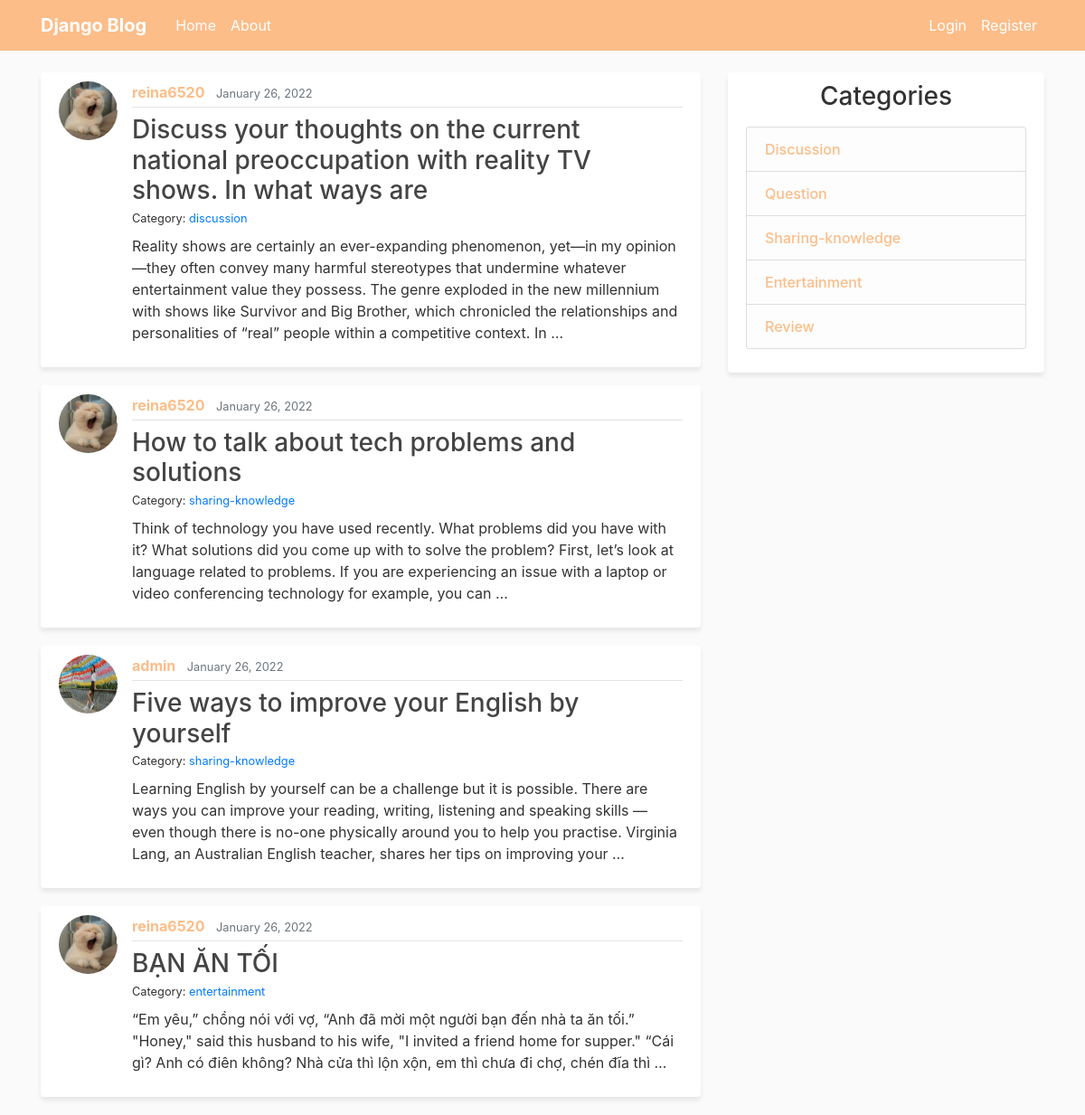
The page / on the database its author committed.
### blog/models.py (models this page shows, shortened)
class Post(models.Model):
    title = models.CharField(max_length=100)
    content = models.TextField()
    created_at = models.DateTimeField(default=timezone.now)
    author = models.ForeignKey(User, on_delete=models.CASCADE)
    category = models.ForeignKey(Category, on_delete=models.SET_NULL, null=True, blank=True)

class Category(models.Model):
    title = models.CharField(max_length=100)
    def __str__(self):
        return self.title

### users/models.py (models this page shows, shortened)
class Profile(models.Model):
    user = models.OneToOneField(User, on_delete=models.CASCADE, related_name='profile')
    image = models.ImageField(default = 'profile_pics/default.jpg', upload_to = 'profile_pics')

### blog/views.py (the view)
# urls.py: path('', HomeListView.as_view(), name='blog-home'),
class HomeListView(ListView):
    model = Post
    template_name = 'blog/home.html'
    context_object_name = 'posts'
    ordering = ['-created_at']
    paginate_by = 5
    def get_context_data(self, **kwargs):
        context = super().get_context_data(**kwargs)
        context['categories'] = Category.objects.all()
        return context

### blog/templates/blog/home.html (shortened to what this page needs)
{% extends 'blog/base.html' %}
{% block content %}
    {% for post in posts %}
    <article class="media content-section rounded">
        <img src="{{ post.author.profile.image.url }}" class="rounded-circle article-img">
    <div class="media-body">
        <div class="article-metadata pb-1">
        <a class="mr-2" href="{% url 'user-posts' post.author.username %}">{{ post.author }}</a>
        <small class="text-muted">{{ post.created_at|date:"F d, Y" }}</small>
        </div>
        <h3 class="mb-0 mt-2"><a class="article-title" href="{% url 'post-detail' post.id %}">{{ post.title }}</a></h3>
        <small>Category: <a href="">{{ post.category }}</a></small>
        <p class="article-content mt-2">{{ post.content|truncatewords:50 }}</p>
    </div>
    </article>
    {% endfor %}
{% endblock content %}

### blog/templates/blog/base.html (shortened to what this page needs)
{% load static %}
<!DOCTYPE html>
<html lang="en">
<head>
    <link rel="stylesheet" href="https://maxcdn.bootstrapcdn.com/bootstrap/4.0.0/css/bootstrap.min.css">
    <link rel="stylesheet" type="text/css" href="{% static 'blog/main.css' %}">
</head>
<body>
    <header class="site-header">
        <nav class="navbar navbar-expand-md navbar-dark bg-steel fixed-top">
          <div class="container">
            <a class="navbar-brand mr-4 font-weight-bold" href="{% url 'blog-home' %}">Django Blog</a>
            <div class="collapse navbar-collapse" id="navbarToggle">
              <div class="navbar-nav mr-auto">
                <a class="nav-item nav-link" href="{% url 'blog-home' %}">Home</a>
                <a class="nav-item nav-link" href="{% url 'blog-about' %}">About</a>
              </div>
              <div class="navbar-nav">
                {% if user.is_authenticated %}
                  <a href="{% url 'post-create' %}" class="nav-item nav-link">+ New Post</a>
                  <a href="{% url 'profile' %}" class="nav-item nav-link">Profile</a>
                  <a href="{% url 'logout' %}" class="nav-item nav-link">Log out</a>
                {% else %}
                  <a class="nav-item nav-link" href="{% url 'login' %}">Login</a>
                  <a class="nav-item nav-link" href="{% url 'register' %}">Register</a>
                {% endif %}
              </div>
            </div>
          </div>
        </nav>
      </header>
      <main role="main" class="container">
        <div class="row">
          <div class="col-md-8">
            {% block content %}
            {% endblock content %}
          </div>
          <div class="col-md-4">
            <div class="content-section rounded">
              <h3 class="mb-3 text-center">Categories</h3>
                <ul class="list-group">
                  {% for category in categories %}
                  <li class="list-group-item list-group-item-light"><a href="{% url 'category-posts' category.title %}">{{ category.title|capfirst }}</a></li>
                  {% endfor %}
                </ul>
            </div>
          </div>
        </div>
      </main>
</body>
</html>

### blog/static/blog/main.css (style rules this page uses)
body { background: #fafafa; color: #333333; margin-top: 5rem; }
h1, h2, h3, h4, h5, h6 { color: #333333; }
ul { margin: 0; }
.bg-steel { background-color: #FCBD88; }
.content-section { background: #ffffff; padding: 10px 20px; margin-bottom: 20px; box-shadow: 0px 4px 5px 0px rgba(0,0,0,0.08) ; }
.article-title { color: #444444; }
.article-content { white-space: pre-line; }
.article-img { height: 65px; width: 65px; margin-right: 16px; }
.article-metadata { padding-bottom: 1px; margin-bottom: 4px; border-bottom: 1px solid #e3e3e3 }
.article-metadata a { color: #FCBD88; font-weight: 700; }
.nav-link { color: #fff!important; }
.list-group-item a { color: #FCBD88; font-weight: 500; }

### rows shown on the page
Post: author.profile.image (picture), author "reina6520", created_at "January 26, 2022", title "Discuss your thoughts on the current national preoccupation with reality TV shows. In what ways are", category "discussion", content "Reality shows are certainly an ever-expanding phenomenon, yet—in my opinion—they often convey many harmful stereotypes that undermine whatever entertainment value they possess. The genre exploded in the new millennium with shows like Survivor and Big Brother, which chronicled the relationships and personalities of “real” people within a competitive context. In …"
Post: author.profile.image (picture), author "reina6520", created_at "January 26, 2022", title "How to talk about tech problems and solutions", category "sharing-knowledge", content "Think of technology you have used recently. What problems did you have with it? What solutions did you come up with to solve the problem? First, let’s look at language related to problems. If you are experiencing an issue with a laptop or video conferencing technology for example, you can …"
Post: author.profile.image (picture), author "admin", created_at "January 26, 2022", title "Five ways to improve your English by yourself", category "sharing-knowledge", content "Learning English by yourself can be a challenge but it is possible. There are ways you can improve your reading, writing, listening and speaking skills — even though there is no-one physically around you to help you practise. Virginia Lang, an Australian English teacher, shares her tips on improving your …"
Post: author.profile.image (picture), author "reina6520", created_at "January 26, 2022", title "BẠN ĂN TỐI", category "entertainment", content "“Em yêu,” chồng nói với vợ, “Anh đã mời một người bạn đến nhà ta ăn tối.” \"Honey,\" said this husband to his wife, \"I invited a friend home for supper.\" “Cái gì? Anh có điên không? Nhà cửa thì lộn xộn, em thì chưa đi chợ, chén đĩa thì …"
Category: title "Discussion"
Category: title "Question"
Category: title "Sharing-knowledge"
Category: title "Entertainment"
Category: title "Review"
